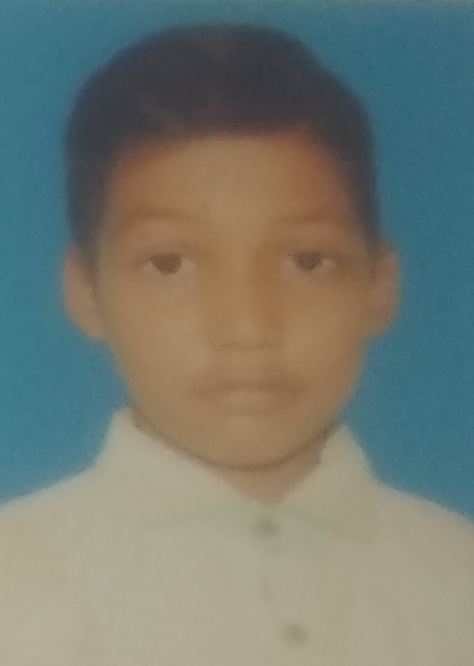
#> input picture student_photo_debug.png, 474 x 666 px
$ python imageE.py
#> lines starting #> are read from the running program, lines starting #| are printed output that depends on the picture
import cv2
import numpy as np

def enhance_old_photo(path_in, path_out):
#> called with path_in = 'student_photo_debug.png', path_out = 'enhanced.jpg'
    img = cv2.imread(path_in)
#> img is the input picture: shape (666, 474, 3); mean B, G, R 113.8, 122.8, 116.6

    # 1) Upscale 2x
    img = cv2.resize(img, None, fx=2, fy=2, interpolation=cv2.INTER_CUBIC)
#> img: shape (1332, 948, 3)

    # 2) Remove grain/noise
    img = cv2.fastNlMeansDenoisingColored(img, None, 10, 10, 7, 21)

    # 3) Fix faded colors (per-channel contrast stretch)
    out = np.zeros_like(img, np.float32)
    for c in range(3):
        ch = img[:, :, c].astype(np.float32)
        lo, hi = np.percentile(ch, 1), np.percentile(ch, 99)
        out[:, :, c] = np.clip((ch - lo) * 255.0 / max(hi - lo, 1), 0, 255)
#> this loop made 3 passes
#> (lo, hi) on passes 1 to 3: (62, 151), (59, 173), (52, 179)
#> pass 1, in enhance_old_photo, `ch = img[:, :, c].astype(np.float32)`:
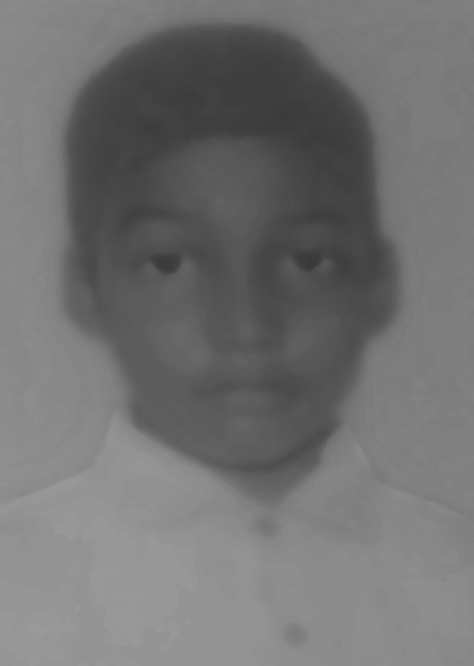
#> ch: shape (1332, 948) float32 (shown at 1/2 size); min 57, max 154, mean 113.5
#> pass 3, in enhance_old_photo, `ch = img[:, :, c].astype(np.float32)`:
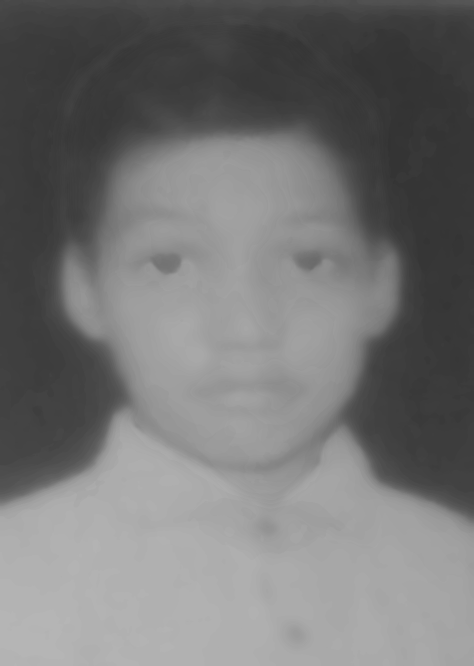
#> ch: shape (1332, 948) float32 (shown at 1/2 size); min 51, max 181, mean 116.2
#> after the loop:
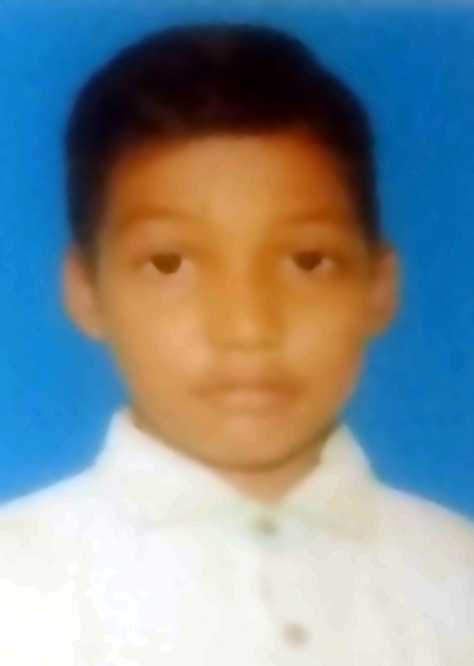
#> out: shape (1332, 948, 3) float32 (shown at 1/2 size); mean B, G, R 147.7, 142.5, 129
    img = out.astype(np.uint8)

    # 4) Local contrast (CLAHE on lightness)
    lab = cv2.cvtColor(img, cv2.COLOR_BGR2LAB)
#> lab: shape (1332, 948, 3); mean of channels 0, 1, 2 150.2, 133.5, 125.7
    l, a, b = cv2.split(lab)
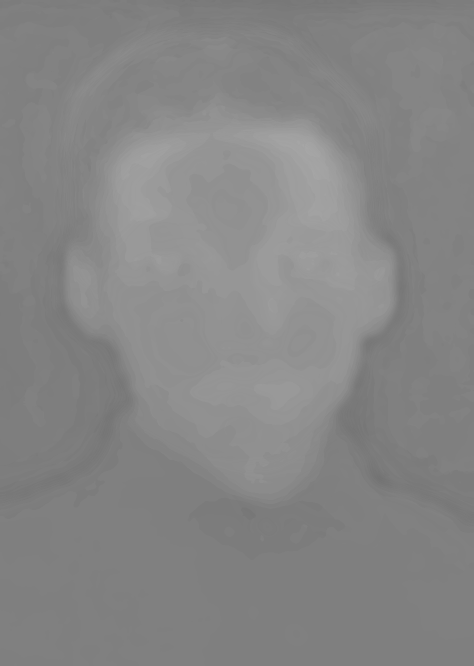
#> a: shape (1332, 948) (shown at 1/2 size); min 113, max 166, mean 133.5
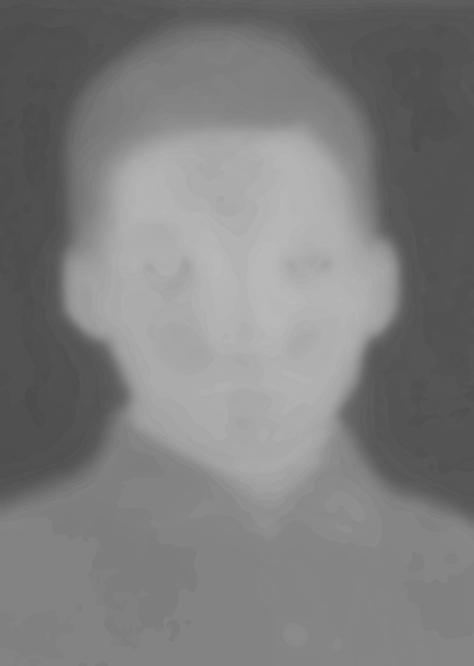
#> b: shape (1332, 948) (shown at 1/2 size); min 76, max 185, mean 125.7
    l = cv2.createCLAHE(clipLimit=1.5, tileGridSize=(8, 8)).apply(l)
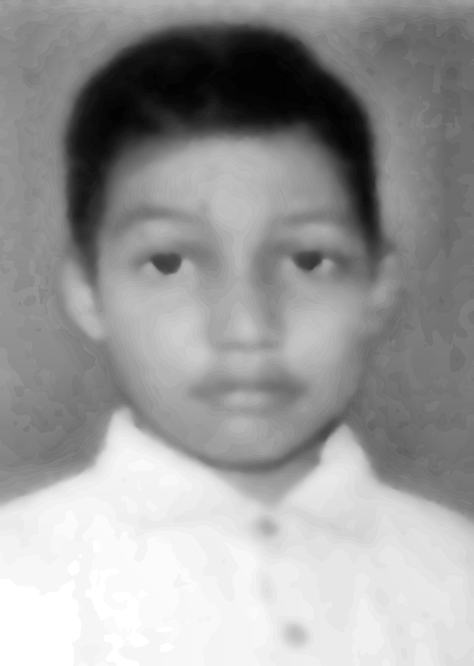
#> l: shape (1332, 948) (shown at 1/2 size); min 1, max 255, mean 154.8
    img = cv2.cvtColor(cv2.merge((l, a, b)), cv2.COLOR_LAB2BGR)
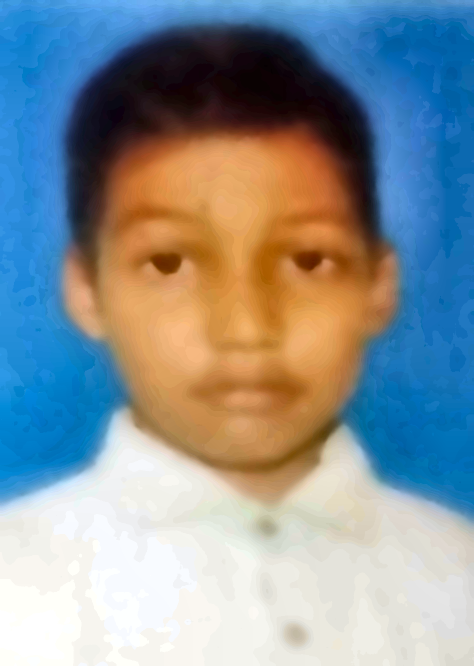
#> img: shape (1332, 948, 3) (shown at 1/2 size); mean B, G, R 151.9, 146.5, 135.5

    # 5) Smooth skin but keep edges (bilateral filter)
    img = cv2.bilateralFilter(img, 9, 60, 60)

    # 6) Gentle sharpen (unsharp mask)
    blur = cv2.GaussianBlur(img, (0, 0), 2.0)
    img = cv2.addWeighted(img, 1.4, blur, -0.4, 0)

    cv2.imwrite(path_out, img, [cv2.IMWRITE_JPEG_QUALITY, 95])
    print("Saved ->", path_out)

enhance_old_photo("student_photo_debug.png", "enhanced.jpg")
